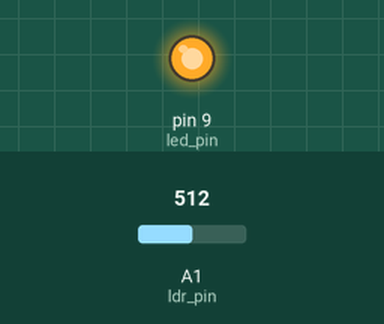
Recording of a sketch running on a simulated Arduino Uno, built with avr-gcc and run on an emulated ATmega328P. On the bench: output pins drawn as LEDs (lit = HIGH). The inputs (shaded band) are chosen by the test bench; at power-on: A1 (ldr_pin) = 512.

Above: at 1.2 s.
1.3 s: A1 (ldr_pin) set to 890
2.8 s: A1 (ldr_pin) set to 912
At 3.5 s:
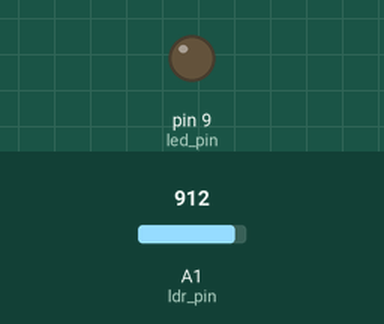
4.3 s: A1 (ldr_pin) set to 716
At 4.6 s:
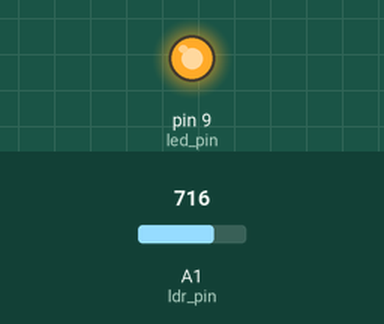
5.8 s: A1 (ldr_pin) set to 900
At 7.0 s:
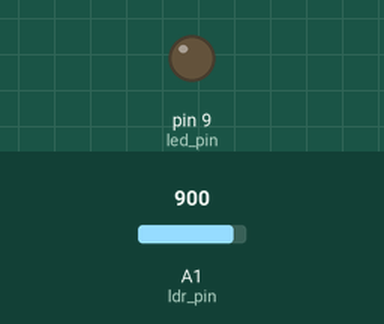
Timing chart, 0 to 8.3 s (numbered marks = the images above; inputs shaded):
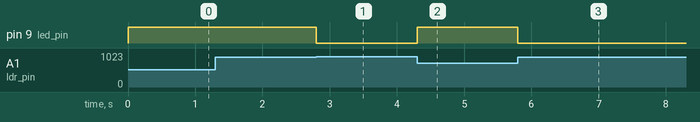

Measured:
- the behaviour switches between 899 and 900 on A1 (ldr_pin) (found by bisection; images 0 and 1)
- after the input at 1.3 s, every drawn part: stays the same
- after the input at 2.8 s, pin 9 (led_pin): HIGH → LOW at once
- after the input at 4.3 s, pin 9 (led_pin): LOW → HIGH at once
- after the input at 5.8 s, pin 9 (led_pin): HIGH → LOW at once

The sketch:

Light_sensitive_LED.ino
```cpp
const int ldr_pin = A1;
const int led_pin = 9;

void setup() {
  pinMode(led_pin, OUTPUT);
  }

void loop() {
  int ldr_value = analogRead(ldr_pin);
   if(ldr_value < 900){
    digitalWrite(led_pin, HIGH);
  }
    else{
    digitalWrite(led_pin, LOW);
   }
}
```
